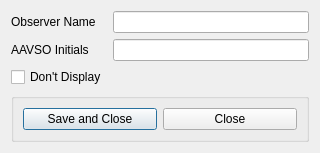
<?xml version="1.0" encoding="UTF-8"?>
<ui version="4.0">
 <class>Dialog</class>
 <widget class="QDialog" name="Dialog">
  <property name="geometry">
   <rect>
    <x>0</x>
    <y>0</y>
    <width>320</width>
    <height>144</height>
   </rect>
  </property>
  <property name="windowTitle">
   <string>Dialog</string>
  </property>
  <layout class="QGridLayout" name="gridLayout">
   <item row="0" column="0">
    <widget class="QLabel" name="label">
     <property name="text">
      <string>Observer Name</string>
     </property>
    </widget>
   </item>
   <item row="1" column="0">
    <widget class="QLabel" name="label_2">
     <property name="text">
      <string>AAVSO Initials</string>
     </property>
    </widget>
   </item>
   <item row="2" column="0">
    <widget class="QCheckBox" name="checkBoxDontDisplay">
     <property name="text">
      <string>Don't Display</string>
     </property>
    </widget>
   </item>
   <item row="0" column="1">
    <widget class="QLineEdit" name="lineEditShortText"/>
   </item>
   <item row="1" column="1">
    <widget class="QLineEdit" name="lineEditAAVSOInitials"/>
   </item>
   <item row="3" column="0" colspan="2">
    <widget class="QGroupBox" name="groupBox">
     <property name="title">
      <string/>
     </property>
     <layout class="QGridLayout" name="gridLayout_2">
      <item row="0" column="0">
       <widget class="QPushButton" name="pushButtonOk">
        <property name="sizePolicy">
         <sizepolicy hsizetype="Preferred" vsizetype="Fixed">
          <horstretch>0</horstretch>
          <verstretch>0</verstretch>
         </sizepolicy>
        </property>
        <property name="text">
         <string>Save and Close</string>
        </property>
        <property name="icon">
         <iconset resource="../VSOP.qrc">
          <normaloff>:/images/save.png</normaloff>:/images/save.png</iconset>
        </property>
       </widget>
      </item>
      <item row="0" column="1">
       <widget class="QPushButton" name="pushButtonCancel">
        <property name="sizePolicy">
         <sizepolicy hsizetype="Preferred" vsizetype="Fixed">
          <horstretch>0</horstretch>
          <verstretch>0</verstretch>
         </sizepolicy>
        </property>
        <property name="text">
         <string>Close</string>
        </property>
       </widget>
      </item>
     </layout>
    </widget>
   </item>
  </layout>
 </widget>
 <resources>
  <include location="../VSOP.qrc"/>
 </resources>
 <connections/>
</ui>
